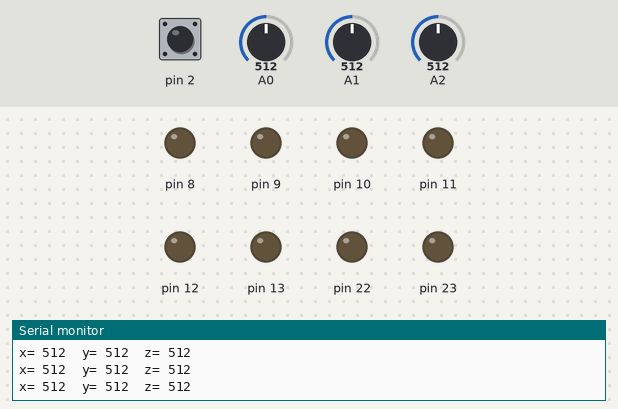
Recording of a sketch running on a simulated Arduino Uno, built with avr-gcc and run on an emulated ATmega328P. Parts: output pins drawn as LEDs (lit = HIGH), the last lines printed to the serial monitor. The inputs (shaded band) are chosen by the test bench; at power-on: pin 2 HIGH, A0 = 512, A1 = 512, A2 = 512.

Above: at 1.0 s.
1.1 s: pin 2 pulled LOW for 0.25 s
At 1.4 s:
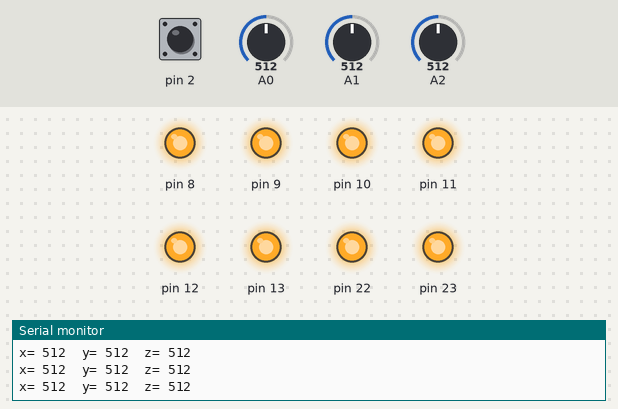
2.8 s: pin 2 pulled LOW for 1 s
At 3.9 s:
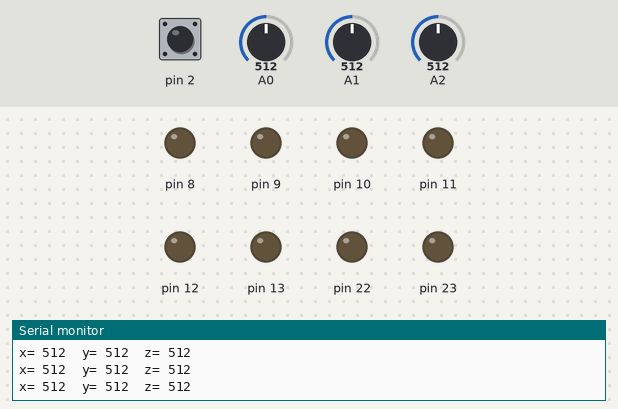
5.3 s: pin 2 pulled LOW for 3.2 s
At 5.8 s:
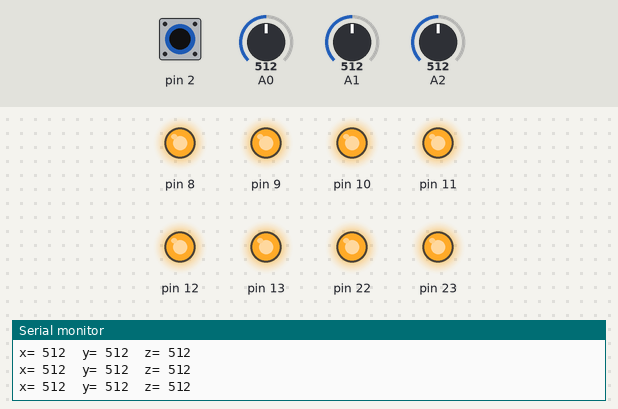
Timing chart, 0 to 8.3 s (numbered marks = the images above; inputs shaded):
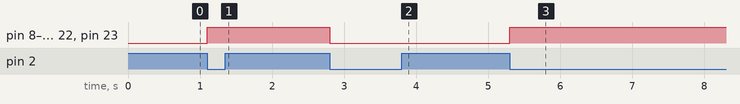

The sketch:

cre8_task3_bonus.ino
```cpp
#include <avr/io.h>
#include <avr/interrupt.h>
volatile int k0 = 0,flag=0,k2=0;
ISR(INT0_vect)
{
 // If interrupts come faster than 200ms, assume it's a bounce and ignore
 if (k2>7808)
 {
  flag^=1;
  PORTB^=0xFF;;
  k2=0;
 }
}

ISR(TIMER2_OVF_vect)
{
  ++k2;
}
ISR(TIMER0_OVF_vect)
{
  ++k0;
}
void usart_write(String data)
{
  for (int i = 0; data[i] != '\0'; i++)
  {
    while (!(UCSR0A & (1 << UDRE0)))
      ;
    UDR0 = data[i];
  }
}

void dlay(float t)
{
  TCCR0B = (1 << CS02) | (1 << CS00);
  k0 = 0;
  while (k0 <= 10)
    ;
  TCCR0B = 0;
}
void init()
{
  DDRB = 0xFF;
  PORTB=0;
  PORTD=0b00000100;
  EICRA = 1<<ISC01;
  EIMSK = 1<<INT0;
  TIMSK0 = 1 << TOIE0;
  TIMSK2 = 1<<TOIE2;
  TCCR2B = 1<<CS21;
  ADMUX = (1 << REFS0); /* Vref: Avcc, ADC channel: 0 */
  ADCSRA = (1 << ADEN) | (1 << ADPS2) | (1 << ADPS1) | (1 << ADPS0);
  UCSR0A = 0X00;
  UCSR0B = (1 << RXEN0) | (1 << TXEN0);
  UCSR0C = (1 << UCSZ01) | (1 << UCSZ00);
  UBRR0 = 103;

}

/*
  ADC Read function
*/
uint16_t ADC_Read(unsigned char channel)
{
  ADMUX = (1 << REFS0) | (channel & 0x07); /* set input channel to read */
  ADCSRA |= (1 << ADSC);                   /* Start ADC conversion */
  while (!(ADCSRA & (1 << ADIF)))
    ;                    /* Wait until end of conversion by polling ADC interrupt flag */
  ADCSRA |= (1 << ADIF); /* Clear interrupt flag */
  return ADC;            /* Return ADC word */
}
int main()
{
  init();
  sei();
  int x, y, z;
  while (1)
  {
    x = y = z = 0;

    x = ADC_Read(0);
    y = ADC_Read(1);
    z = ADC_Read(2);
    usart_write("\nx= ");
    usart_write((String)x);
    usart_write("\ty= ");
    usart_write((String)y);
    usart_write("\tz= ");
    usart_write((String)z);
    dlay(0.01);
    if (x>=260 && x<=285 && y<=385 && y>=315 && z<=385 && z>=315 ) {            // 270, 400, 350
      if(flag)
      usart_write("\nIDLE@@");
      else
      {
        usart_write("\nIDLE");
      }

    }
    else if (x>=285 && x<=345 && y<=420 && y>=380 && z<=385 && z>=315 ) {     // 330, 445, 400
      if(flag)
      usart_write("\n4");    //fwd
      else
      {
        usart_write("\n0");
      }
    }
    else if (x<=315 && x>=280 && y<=330 && y>=290 && z<=385 && z>=315) {                         // 340, 340, 400
      if(flag)
      usart_write("\n5");  //back
      else
      {
        usart_write("\n1");
      }
    }
    else if (x<=330 && x>=300 && y<=365 && y>=335 && z>=290 && z<=315)                         // 360, 400, 340
    {
      if(flag)
      usart_write("\n6"); //left
      else
      {
        usart_write("\n2");
      }
    }
    else if (x<=310 && x>=280 && y<=370 && y>=345 && z<=425 && z>=395)                       // 330, 380, 450
    {
      if(flag)
      usart_write("\n7"); //right
      else
      {
        usart_write("\n3");
      }
    }

  }
}
```

Measured:
- after the input at 1.1 s, pin 8–13, pin 22, pin 23: LOW → HIGH at once
- after the input at 2.8 s, pin 8–13, pin 22, pin 23: HIGH → LOW at once
- after the input at 5.3 s, pin 8–13, pin 22, pin 23: LOW → HIGH at once
